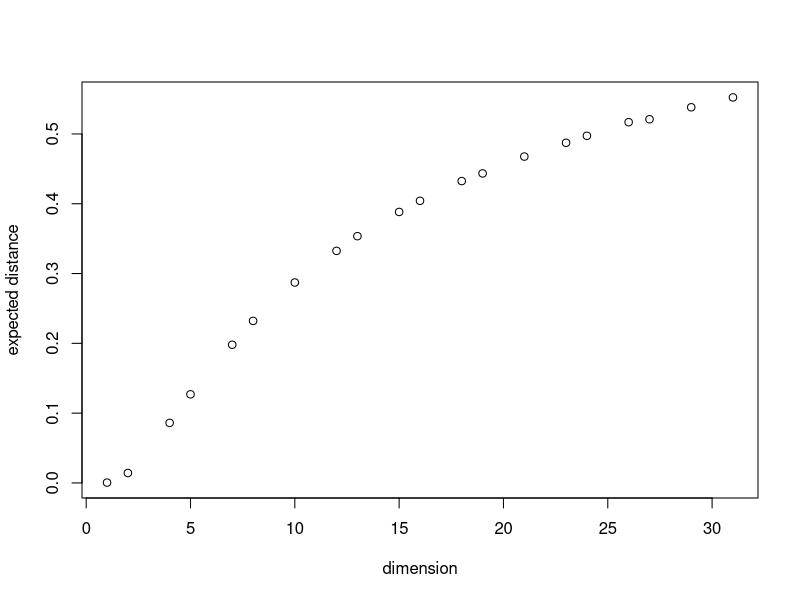

R code for this plot:
rm(list = ls())
#Example 1.2.3 of HDS by Martin J. Wainwright.

#number of data points
n = 1000

#we use monte-carlo method to compute the expected distance
#of a random point in $[0,1]^d$ to a set of $n$ random points in $[0,1]^d$

#We use different distances d, in the vector ds
ds = floor(seq(1,floor(sqrt(n)), length=20))
distances_ds =rep(0,length(ds))
M = 1000

for(j in 1:length(ds))
{
  d = ds[j]
  dist = rep(0,M)
  for (i in 1:M)
  {
    X = matrix(runif(n*d), ncol = d, nrow = n) #set of n random points in $[0,1]^d$
    Xp = runif(d) #random point in [0,1]^d
    dist[i] <- min(apply(abs(t(t(X)-Xp)), 1, max, na.rm=TRUE)) #\ell_{\infty} distance
  }
  distances_ds[j] = mean(dist)
}

plot(ds,distances_ds, xlab = "dimension", ylab = "expected distance")

           
